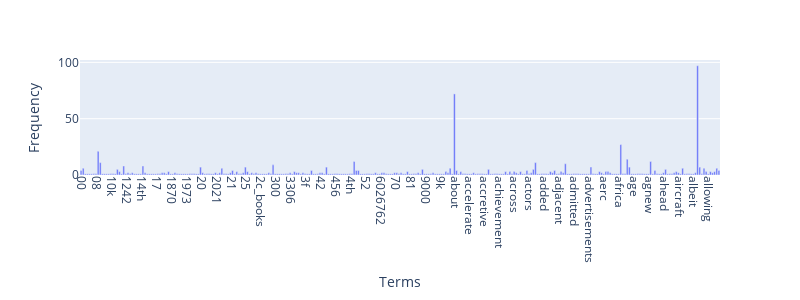

The notebook cell this image was saved under:
### Markdown cell above
### Answer for <span style="color:blue;background-color:white;">Exercise 12</span>

### Code cell
import plotly.express as px
term_frequencies = np.asarray(X_counts.sum(axis=0))[0]
terms = count_vect.get_feature_names_out()[:300]
freqs = term_frequencies[:300]

df = pd.DataFrame({
    "Term": terms,
    "Frequency": freqs
})

# Interactive bar chart
chart = px.bar(
    df,
    x="Term",
    y="Frequency",
    labels={"Term": "Terms", "Frequency": "Frequency"},
)

# Update layout for better readability
chart.update_layout(
    xaxis_tickangle=90,
    width=800,
    height=300
)

### Figure 1 — Plotly figure (JSON) as saved in the notebook; plotly's stock layout.template omitted (floating-point values rounded to 4 significant figures; data arrays with more than 128 entries replaced by an {"elided": "..."} marker saying what was removed)
{"data": [{"hovertemplate": "Terms=%{x}<br>Frequency=%{y}<extra></extra>", "legendgroup": "", "marker": {"color": "#636efa", "pattern": {"shape": ""}}, "name": "", "orientation": "v", "showlegend": false, "textposition": "auto", "type": "bar", "x": {"elided": "300 str values"}, "xaxis": "x", "y": {"elided": "300 int values"}, "yaxis": "y"}], "layout": {"barmode": "relative", "height": 300, "legend": {"tracegroupgap": 0}, "margin": {"t": 60}, "width": 800, "xaxis": {"anchor": "y", "domain": [0, 1], "tickangle": 90, "title": {"text": "Terms"}}, "yaxis": {"anchor": "x", "domain": [0, 1], "title": {"text": "Frequency"}}}}
